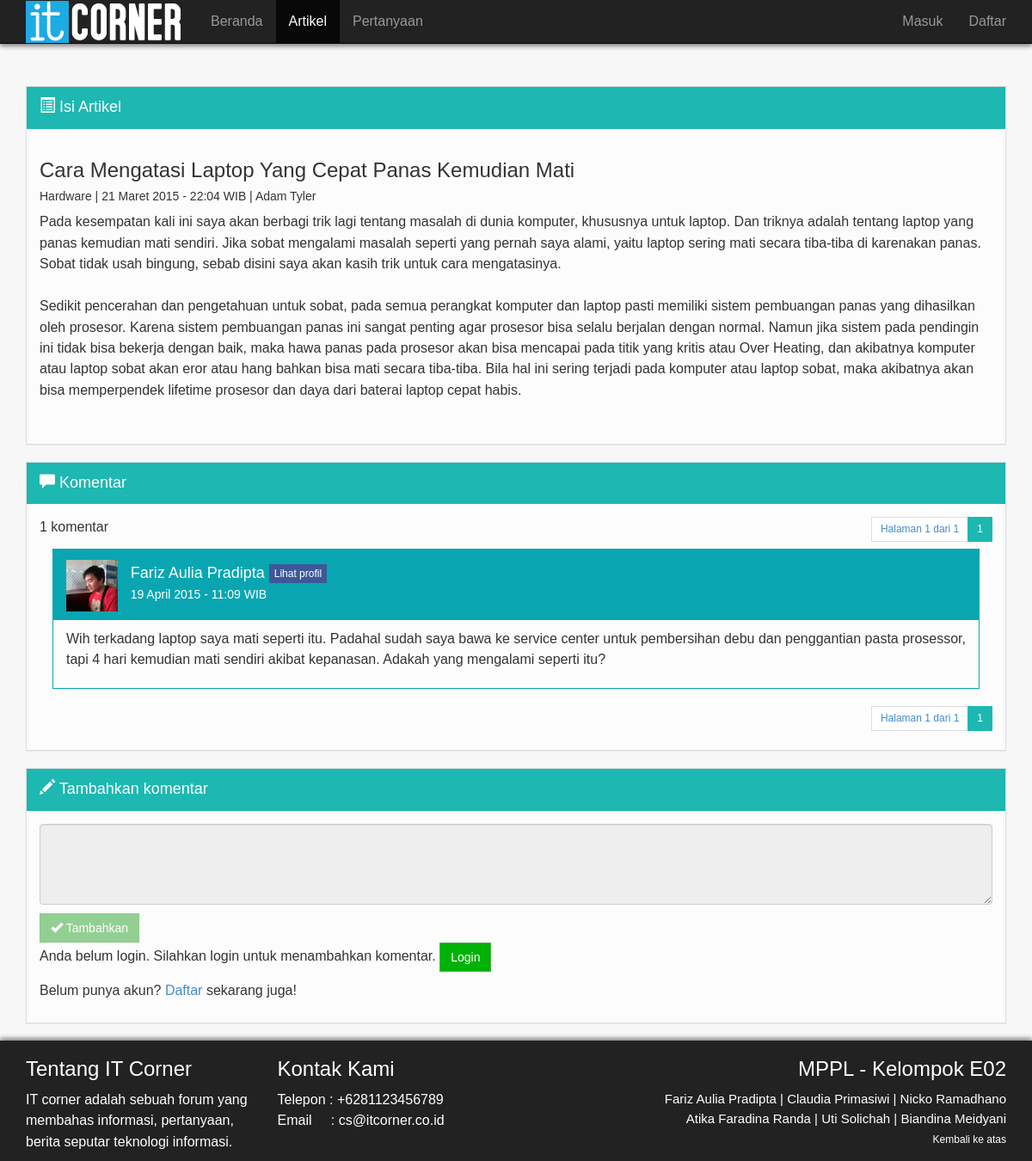
/mppl/isi_artikel.php?id=17, run on the app's committed database.
### tables this page shows
CREATE TABLE IF NOT EXISTS `artikel` (
`id_artikel` int(10) NOT NULL,
  `username` varchar(50) NOT NULL,
  `judul_artikel` varchar(100) NOT NULL,
  `isi_artikel` text NOT NULL,
  `kategori_artikel` varchar(50) NOT NULL,
  `tanggal` datetime NOT NULL DEFAULT CURRENT_TIMESTAMP,
  `status` varchar(10) NOT NULL,
  `jumlah_komentar` int(11) NOT NULL DEFAULT '0',
  `kunci` varchar(10) NOT NULL DEFAULT 'tidak'
);

CREATE TABLE IF NOT EXISTS `user` (
  `username` varchar(50) NOT NULL,
  `nama` varchar(50) NOT NULL,
  `password` varchar(50) NOT NULL,
  `email` varchar(50) NOT NULL,
  `jenis_user` varchar(50) NOT NULL,
  `gambar` varchar(100) DEFAULT NULL,
  `tanggal_masuk` timestamp NOT NULL DEFAULT CURRENT_TIMESTAMP,
  `deskripsi` varchar(1000) DEFAULT NULL,
  `tanggal_lahir` date DEFAULT NULL,
  `tempat_tinggal` varchar(100) DEFAULT NULL,
  `pesan_flag` int(11) NOT NULL DEFAULT '0'
);

CREATE TABLE IF NOT EXISTS `komentar` (
`id_komentar` int(10) NOT NULL,
  `id_artikel` int(10) NOT NULL,
  `username` varchar(50) NOT NULL,
  `isi_komentar` text NOT NULL,
  `nama` varchar(50) NOT NULL,
  `tanggal` datetime NOT NULL DEFAULT CURRENT_TIMESTAMP
);

### mppl/isi_artikel.php (the view, shortened to what this page needs)
<!doctype html>
<html>
<head>
  <link rel="stylesheet" href="assets/bootstrap/css/bootstrap.min.css">
</head>
<body>
  <div class="container">
    <div class="navbar navbar-fixed-top navbar-inverse outer-navbar">
      <div class="container">
        <div class="navbar-header">
          <a class="navbar-brand" style="padding:0px;margin:0px;" href="#"><img src="it_corner.png" style="padding-top:1px"></a>
        </div>
        <div class="collapse navbar-collapse">
          <ul class="nav navbar-nav">
            <li>
              <a href="home.php">Beranda</a>
            </li>
            <li class="active">
              <a href="list_artikel.php">Artikel</a>
            </li>
            <li>
              <a href="list_pertanyaan.php">Pertanyaan</a>
            </li>
            <?php session_start(); include 'header.php'; ?>
        </div>
      </div>
    </div>
    <div class="row" style="padding-top:100px;">
      <div class="col-md-12">
        <div class="panel panel-default">
        <div class="panel-heading">
          <p class="panel-title" style="font-size:18px"><span class="glyphicon glyphicon-list-alt"></span> Isi Artikel</p>
        </div>
          <div class="panel-body">
    <?php
    $kode = $_GET['id'];
    $loc = urlencode($_SERVER['REQUEST_URI']);
    $result = mysql_query("SELECT kunci FROM artikel WHERE id_artikel=".$kode."");
    while ($row = mysql_fetch_assoc($result))
    {
      $kunci = $row['kunci'];
    }
    if(mysql_query("select a.judul_artikel, a.kategori_artikel, DATE_FORMAT(a.tanggal, '%d-%m-%Y - %H:%i') AS tanggal , u.nama, a.isi_artikel from artikel as a,user as u where a.id_artikel=".$kode." && a.username=u.username;"))
    {
      $row = mysql_query("select a.judul_artikel, a.kategori_artikel, DATE_FORMAT(a.tanggal, '%d-%m-%Y - %H:%i') AS tanggal , u.nama, a.isi_artikel from artikel as a,user as u where a.id_artikel=".$kode." && a.username=u.username;");
      $result = mysql_fetch_array($row);
      $judul = $result[0];
      $kategori = $result[1];
      $tanggal = $result[2];
      $nama = $result[3];
      $isi = $result[4];
      $day = substr($tanggal, 0, 2);
      $coba = substr($tanggal, 3, 2);
      $yeartime = substr($tanggal, 6);
      if($coba == '01')
      {
        $coba = 'Januari';
      }
      elseif($coba == '02')
      {
        $coba = 'Februari';
      }
      elseif($coba == '03')
      {
        $coba = 'Maret';
      }
      elseif($coba == '04')
      {
        $coba = 'April';
      }
      elseif($coba == '05')
      {
        $coba = 'Mei';
      }
      elseif($coba == '06')
      {
        $coba = 'Juni';
      }
      elseif($coba == '07')
      {
        $coba = 'Juli';
      }
      elseif($coba == '08')
      {
        $coba = 'Agustus';
      }
      elseif($coba == '09')
      {
        $coba = 'September';
      }
      elseif($coba == '10')
      {
        $coba = 'Oktober';
      }
      elseif($coba == '11')
      {
        $coba = 'November';
      }
      elseif($coba == '12')
      {
        $coba = 'Desember';
      }
      $format_tanggal = $day . ' ' . $coba . ' ' . $yeartime . ' WIB';
      echo '
              <h3 align="left">'.$judul.'</h3>
              <h5>'.$kategori.' | '.$format_tanggal.' | '.$nama.'';
      if($kunci=='ya')
      {
        echo ' | <span class="glyphicon glyphicon-lock" data-toggle="tooltip" data-placement="top" title="Konten dikunci - Tidak bisa menambah komentar atau jawaban"></span></h5>';
      }
      else
      {
        echo '</h5>';
      }
          echo '<p align="left">
                  '.$isi.'
                  <br>
              </p>
              </div></div></div></div>
      ';
      echo '<div class="row">
            <div class="col-md-12">
            <div class="panel panel-default">
            <div class="panel-heading">
              <p class="panel-title" style="font-size:18px"><span class="glyphicon glyphicon-comment"></span> Komentar</p>
            </div>
          <div class="panel-body">';
            $page = (isset($_GET['page'])) ? (int)$_GET['page'] : 1;
            $numContent = 5;
            $startAt = $numContent * ($page - 1);
            $que = "SELECT COUNT(*) as count FROM komentar WHERE id_artikel='$kode'";
            if($result=mysql_query($que))
            {
              $obj=mysql_fetch_object($result);
              $jml = $obj->count;
            }
            $totalpage = ceil($jml / $numContent);
            if($jml == 0)
            {
              if(isset($_SESSION['nama']))
              {
                if($_SESSION['nama'] == "Admin")
                {
                  echo '<p align="center"><img src="comment.png" align="center"></p>';
                  echo '<h2 align="center">Belum ada komentar untuk artikel ini</h2></div></div>';
                }
                else
                {
                  echo '<p align="center"><img src="comment.png" align="center"></p>';
                  echo '<h2 align="center">Belum ada komentar</h2>';
                  echo '<h4 align="center">Berilah komentar pada artikel ini! Isi komentar anda dibawah..</h4></div></div>';
                }
              }
              else
              {
                echo '<p align="center"><img src="comment.png" align="center"></p>';
                echo '<h2 align="center">Belum ada komentar</h2>';
                echo '<h4 align="center">Berilah komentar pada artikel ini! Isi komentar anda dibawah..</h4></div></div>';
              }
            }
            else
            {
              echo '
              <div class="row">
                <div class="col-sm-5">
                <div class="text-left">'.$jml.' komentar</div>
                </div>
                <div class="col-sm-7">
                <div class="text-right">
                  <ul class="pagination pagination-sm">
                  <li><a href="#komen">Halaman '.$page.' dari '.$totalpage.'</a></li>
              ';
              if($page <= 5 && $totalpage > 5)
              {
                $totalshow = $page + 4;
                  for ($i = 1; $i <= $totalpage; $i++)
                  {
                      if($i == $totalshow)
                      {
                        break;
                      }
                      else if($i != $page)
                      {
                        echo "<li><a href='isi_artikel.php?id=".$kode."&page=".$i."'>$i<span class='sr-only'>(current)</span></a></li>";
                      }
                      else
                      {
                        echo "<li class='active'><a href='#0'>".$page."<span class='sr-only'>(current)</span></a></li>";
                      }
                    }
                  }
                  else
                  {
                    for ($i = 1; $i <= $totalpage; $i++)
                    {
                      if($i != $page)
                      {
                        echo "<li><a href='isi_artikel.php?id=".$kode."&page=$i'>$i<span class='sr-only'>(current)</span></a></li>";
                      }
                      else
                      {
                        echo "<li class='active'><a href='#0'>".$page."<span class='sr-only'>(current)</span></a></li>";
                      }
                    }
                  }
              echo '</ul>
                 </div></div></div>';
            }
          $result = mysql_query("SELECT u.gambar, k.username, k.id_komentar, k.isi_komentar, k.nama, DATE_FORMAT(k.tanggal, '%d-%m-%Y - %H:%i') AS tanggal FROM komentar as k, user as u WHERE k.username=u.username AND k.id_artikel=".$kode." LIMIT $startAt, $numContent;");
          while ($row = mysql_fetch_assoc($result))
          {
            $tanggal = $row["tanggal"];
            $day = substr($tanggal, 0, 2);
            $coba = substr($tanggal, 3, 2);
            $yeartime = substr($tanggal, 6);
            if($coba == '01')
            {
              $coba = 'Januari';
            }
            elseif($coba == '02')
            {
              $coba = 'Februari';
            }
            elseif($coba == '03')
            {
              $coba = 'Maret';
            }
            elseif($coba == '04')
            {
              $coba = 'April';
            }
            elseif($coba == '05')
            {
              $coba = 'Mei';
            }
            elseif($coba == '06')
            {
              $coba = 'Juni';
            }
            elseif($coba == '07')
            {
              $coba = 'Juli';
            }
            elseif($coba == '08')
            {
              $coba = 'Agustus';
            }
            elseif($coba == '09')
            {
              $coba = 'September';
            }
            elseif($coba == '10')
            {
              $coba = 'Oktober';
            }
            elseif($coba == '11')
            {
              $coba = 'November';
            }
            elseif($coba == '12')
            {
              $coba = 'Desember';
            }
            $format_tanggal = $day . ' ' . $coba . ' ' . $yeartime . ' WIB';
            echo '
            <div class="col-md-12">
              <div class="panel-response panel-default-response">';
            if($row["nama"] == 'Admin')
            {
              echo '<div class="panel-heading-response" style="background-color:#F7CD03">
              <div class="panel-title-response" style="color:black">';
            }
            else
            {
              echo '<div class="panel-heading-response">
              <div class="panel-title-response">';
            }
            echo '<div class="row">
                  <div class="col-md-1">';
            if($row["gambar"] == NULL)
            {
              echo '<img align="left" style="width: 60px; height: 60px;margin-top: 2px" title="'.$row["nama"].' avatar" src="anon.jpg">
                  </div>';
            }
            else
            {
              echo '<img align="left" style="width: 60px; height: 60px;margin-top: 2px" src="'.$row["gambar"].'">
                  </div>';
            }
    		    echo '
                  <div class="col-md-11" style="padding-left:0px">
    		            <h4 style="margin-top: 7px;">';
                    if($row["nama"] == 'Admin')
                    {
                      echo ''.$row["nama"].'';
                    }
                    else
                    {
                      echo ''.$row["nama"].' <a href="profil.php?location='.$loc.'&user='.$row["username"].'"><button class="btn btn-info btn-xs">Lihat profil</button></a>';
                    }
                    echo '<h4>
    		            <h5 style="margin-top: -4px;">'.$format_tanggal.'</h5>
                  </div>
                </div>
	            </div>
	           </div>
                <div class="panel-body-response">
                  <p>'.$row["isi_komentar"].'</p>';
            echo '
                </div>
              </div>
            </div>
            ';
          }
        }
        if($jml != 0)
        {
        echo '
              <div class="row">
                <div class="col-sm-12">
                <div class="text-right">
                  <ul class="pagination pagination-sm">
                  <li><a href="#komen">Halaman '.$page.' dari '.$totalpage.'</a></li>
              ';
              if($page <= 5 && $totalpage > 5)
              {
                $totalshow = $page + 4;
                  for ($i = 1; $i <= $totalpage; $i++)
                  {
                      if($i == $totalshow)
                      {
                        break;
                      }
                      else if($i != $page)
                      {
                        echo "<li><a href='isi_artikel.php?id=".$kode."&page=".$i."'>$i<span class='sr-only'>(current)</span></a></li>";
                      }
                      else
                      {
                        echo "<li class='active'><a href='#0'>".$page."<span class='sr-only'>(current)</span></a></li>";
                      }
                    }
                  }
                  else
                  {
                    for ($i = 1; $i <= $totalpage; $i++)
                    {
                      if($i != $page)
                      {
                        echo "<li><a href='isi_artikel.php?id=".$kode."&page=$i'>$i<span class='sr-only'>(current)</span></a></li>";
                      }
                      else
                      {
                        echo "<li class='active'><a href='#0'>".$page."<span class='sr-only'>(current)</span></a></li>";
                      }
                    }
                  }
              echo '</ul>
                 </div></div></div></div></div>';
          }
        ?>
            <?php
              echo '
              <div class="row">
                <div class="col-md-12">
                <div class="panel panel-default">
                <div class="panel-heading">
                  <p class="panel-title" style="font-size:18px"><span class="glyphicon glyphicon-pencil"></span> Tambahkan komentar</p>
                </div>
              <div class="panel-body">';
              if($kunci=='ya')
              {
                echo '<h4 align="center">- Anda tidak dapat menambahkan komentar pada artikel ini karena artikel ini telah dikunci -</h4>';
              }
              elseif(empty($_SESSION['nama']))
              {
                $b = 'login.php?location=' .$loc;
                $c = 'daftar.php?location=' .$loc;
                echo '<form method="post" action="'. $b .'">
                          <fieldset disabled>
                            <p align="left"><textarea class="form-control" name="komentar" rows="4"> </textarea></p>
                            <button class="btn btn-success" type="submit"><span class="glyphicon glyphicon-ok"></span> Tambahkan</button>
                          </fieldset>
                          <p>Anda belum login. Silahkan login untuk menambahkan komentar.
                          <input class="btn btn-success" type="submit" value="Login"/></p>
                          <p>Belum punya akun? <a href="'. $c .'">Daftar</a> sekarang juga!</p>
                        </form>';
              }
            ?>
          </div>
        </div>
      </div>
      </div></div></div></div></div>
  <div class="footer outer-footer">
     <div class="container">
       <div class="row">
         <div class="col-md-3">
           <h3 style="color:white;">Tentang IT Corner</h3>
           <p style="color:white">IT corner adalah sebuah forum yang membahas informasi, pertanyaan, berita seputar teknologi informasi.</p>
        </div>
        <div class="col-md-3">
           <h3 style="color:white">Kontak Kami</h3>
          <p style="color:white">Telepon&nbsp;: +6281123456789 <br> Email&nbsp;&nbsp;&nbsp;&nbsp;&nbsp;: cs@itcorner.co.id</p>
        </div>
        <div class="col-md-6">
           <h3 style="color:white;" align="right">MPPL - Kelompok E02</h3>
          <p style="color:white;font-size:15px;" align="right">Fariz Aulia Pradipta | Claudia Primasiwi | Nicko Ramadhano<br>Atika Faradina Randa | Uti Solichah | Biandina Meidyani<br><a href="#top" style="color:white;font-size:12px;" align="right">Kembali ke atas</a></p>
        </div>
      </div>
    </div>
  </div>
</body>
</html>

### data on the page
artikel: judul_artikel "Cara Mengatasi Laptop Yang Cepat Panas Kemudian Mati", kategori_artikel "Hardware", username.nama "Adam Tyler", isi_artikel "Pada kesempatan kali ini saya akan berbagi trik lagi tentang masalah di dunia komputer, khususnya untuk laptop. Dan triknya adalah tentang laptop yang panas kemudian mati sendiri. Jika sobat mengalami masalah seperti yang pernah saya alami, yaitu laptop sering mati secara tiba-tiba di karenakan panas. Sobat tidak usah bingung, sebab disini saya akan kasih trik untuk cara mengatasinya. Sedikit pencerahan dan pengetahuan untuk sobat, pada semua perangkat komputer dan laptop pasti memiliki sistem pembuangan panas yang dihasilkan oleh prosesor. Karena sistem pembuangan panas ini sangat penting agar prosesor bisa selalu berjalan dengan normal. Namun jika sistem pada pendingin ini tidak bisa…"
komentar: user.gambar (picture), nama "Fariz Aulia Pradipta", format_tanggal "19 April 2015 - 11:09 WIB", isi_komentar "Wih terkadang laptop saya mati seperti itu. Padahal sudah saya bawa ke service center untuk pembersihan debu dan penggantian pasta prosessor, tapi 4 hari kemudian mati sendiri akibat kepanasan. Adakah yang mengalami seperti itu?"

### other printed values
$format_tanggal "21 Maret 2015 - 22:04 WIB"
$jml "1"
$page "1"
$totalpage "1"
